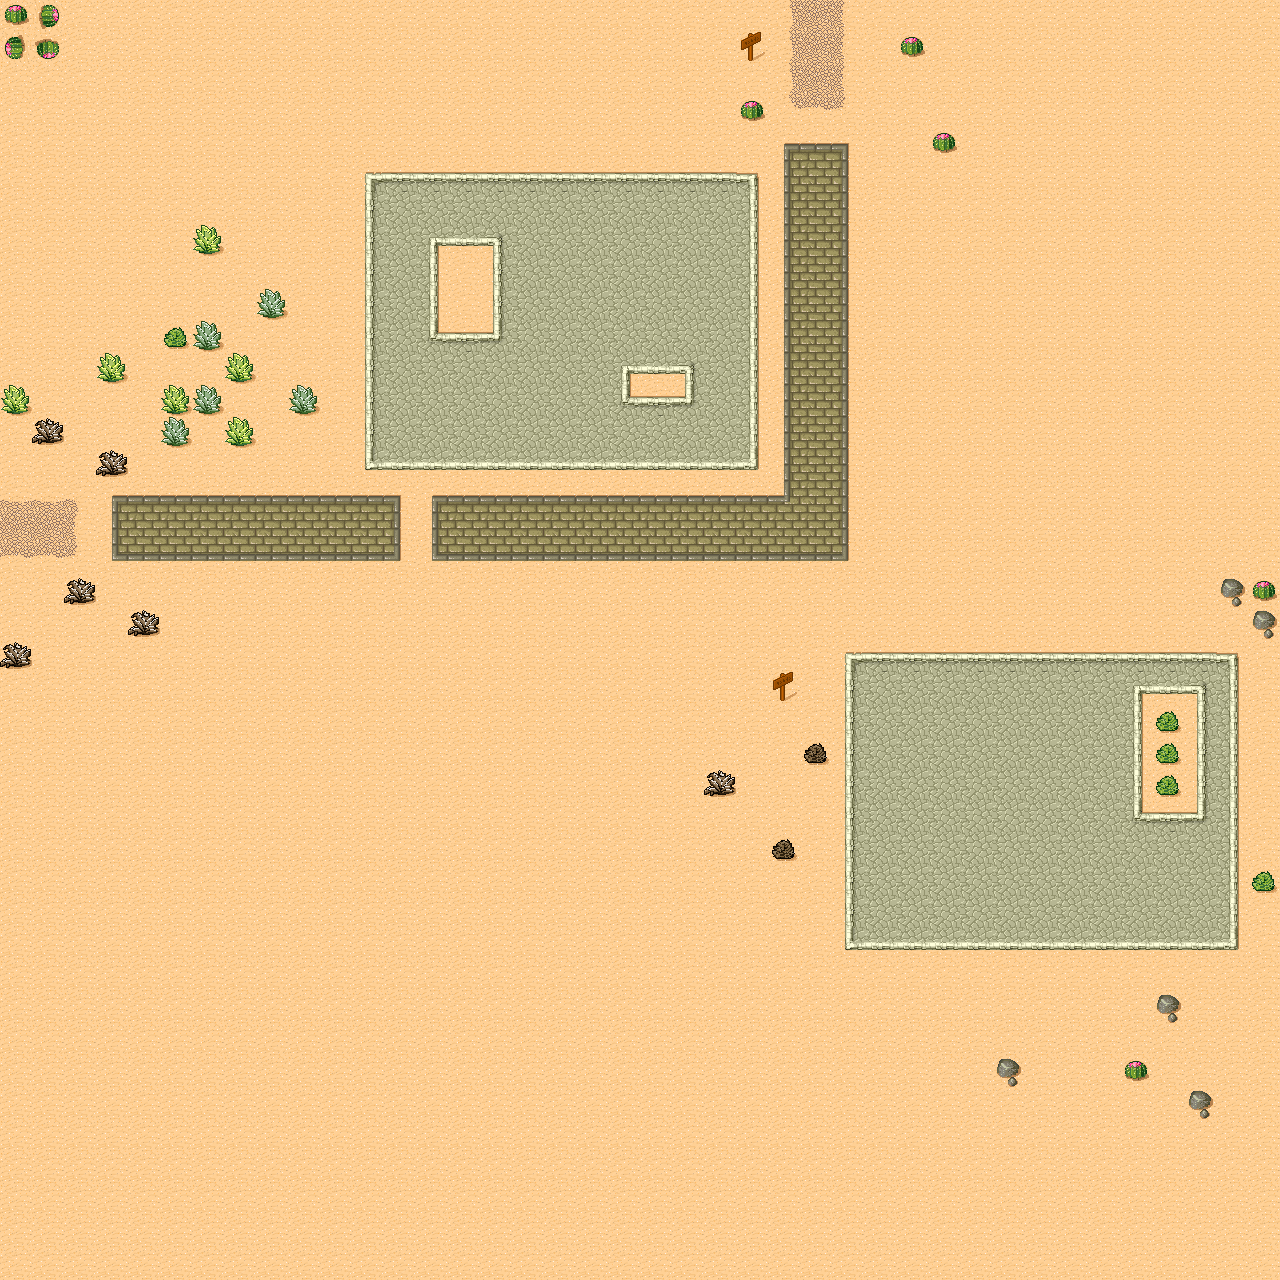

Rendered tile map (Tiled .tmx) drawn with the repository's tilesets; below, a short description and the map source with its tile grids summarised:
An orthogonal 40x40 tile map with 32x32 px tiles, 1 tile layer (Ground).

<map version="1.0" orientation="orthogonal" width="40" height="40" tilewidth="32" tileheight="32">
 <tileset firstgid="1" source="desert.tsx" />
 <layer name="Ground" width="40" height="40">
  <data>[1600 cells, 1600 non-empty, 40 distinct tile ids]</data>
 </layer>
</map>
